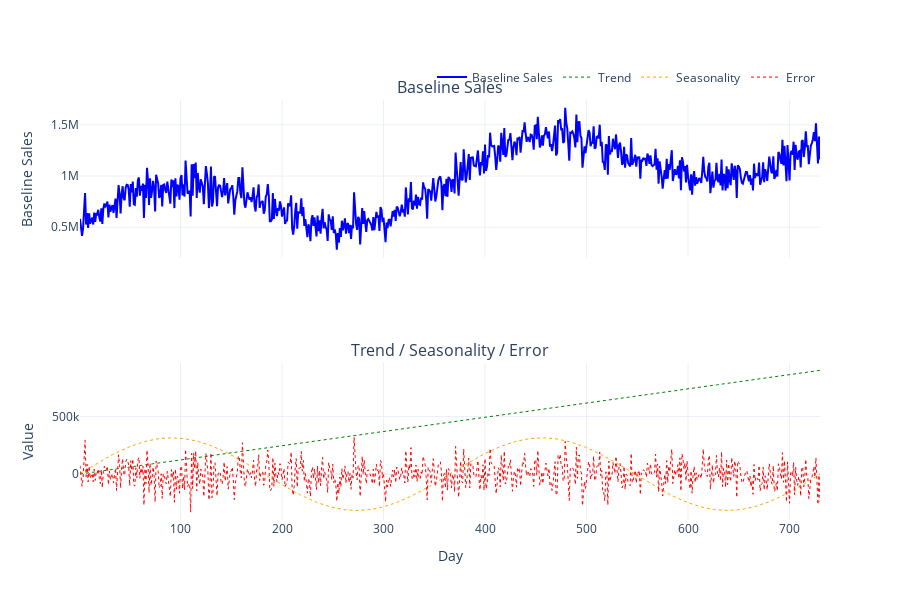

The cell this chart's notebook holds for it:
### Code cell
plot_baseline_sales(df_baseline, figsize=(900, 600))

### Figure 1 — Plotly figure (JSON) as saved in the notebook; plotly's stock layout.template omitted (floating-point values rounded to 4 significant figures; data arrays with more than 128 entries replaced by an {"elided": "..."} marker saying what was removed)
{"data": [{"line": {"color": "blue", "width": 2}, "mode": "lines", "name": "Baseline Sales", "type": "scatter", "x": {"elided": "730 int values"}, "xaxis": "x", "y": {"elided": "730 float values"}, "yaxis": "y"}, {"line": {"color": "green", "dash": "dot", "width": 1}, "mode": "lines", "name": "Trend", "type": "scatter", "x": {"elided": "730 int values"}, "xaxis": "x2", "y": {"elided": "730 float values"}, "yaxis": "y2"}, {"line": {"color": "orange", "dash": "dot", "width": 1}, "mode": "lines", "name": "Seasonality", "type": "scatter", "x": {"elided": "730 int values"}, "xaxis": "x2", "y": {"elided": "730 float values"}, "yaxis": "y2"}, {"line": {"color": "red", "dash": "dot", "width": 1}, "mode": "lines", "name": "Error", "type": "scatter", "x": {"elided": "730 int values"}, "xaxis": "x2", "y": {"elided": "730 float values"}, "yaxis": "y2"}], "layout": {"annotations": [{"font": {"size": 16}, "showarrow": false, "text": "Baseline Sales", "x": 0.5, "xanchor": "center", "xref": "paper", "y": 1, "yanchor": "bottom", "yref": "paper"}, {"font": {"size": 16}, "showarrow": false, "text": "Trend / Seasonality / Error", "x": 0.5, "xanchor": "center", "xref": "paper", "y": 0.375, "yanchor": "bottom", "yref": "paper"}], "height": 600, "hovermode": "x unified", "legend": {"orientation": "h", "x": 1, "xanchor": "right", "y": 1.02, "yanchor": "bottom"}, "width": 900, "xaxis": {"anchor": "y", "domain": [0, 1], "matches": "x2", "showticklabels": false}, "xaxis2": {"anchor": "y2", "domain": [0, 1], "showgrid": true, "tickmode": "auto", "title": {"text": "Day"}}, "yaxis": {"anchor": "x", "domain": [0.625, 1], "title": {"text": "Baseline Sales"}}, "yaxis2": {"anchor": "x2", "domain": [0, 0.375], "title": {"text": "Value"}}}}
